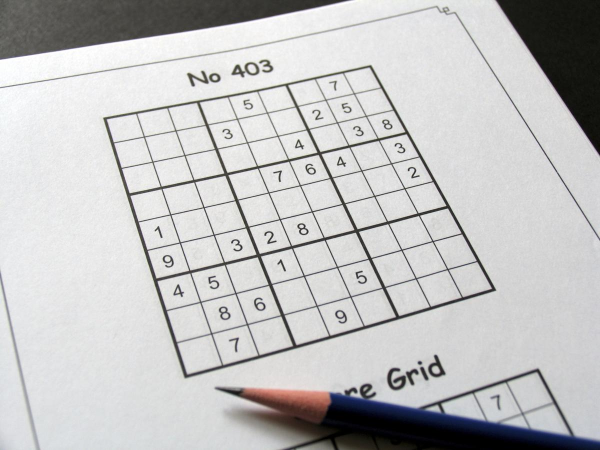
#> input picture samples/example8.jpg, 1200 x 900 px, found by its file name (shown at 1/2 size)
$ python test.py
#> lines starting #> are read from the running program, lines starting #| are printed output that depends on the picture; after the words box and inside, x2 and y2 are one past the last pixel; in counts of white or black regions, pixels touching at a corner belong together
#!/usr/bin/env python
# coding: utf-8

# In[4]:


import cv2
from matplotlib import pyplot as plt
import numpy as np
import operator


# In[5]:


# [7 lines left out: function plot_many_images, not called in this run]


# Returns distance between two coordinates

# In[6]:


def distance_between(p1, p2):
	a = p2[0] - p1[0]
	b = p2[1] - p1[1]
	return np.sqrt((a ** 2) + (b ** 2))


# In[7]:


# [12 lines left out: function display_points, not called in this run]


# In[8]:


def show_image(img, title = 'masaow'):
    cv2.namedWindow(title,cv2.WINDOW_NORMAL)
    cv2.resizeWindow(title, 600,600)
#     plt.imshow(img)
    cv2.imshow(title, img)
    cv2.waitKey(0)
    cv2.destroyAllWindows()


# In[9]:


def display_rects(img, rects, colour=(0, 0, 255)):
# 	img = convert_when_colour(colour, in_img.copy())
    c = 0
    for rect in rects:
        c += 1
        img = cv2.rectangle(img, tuple(int(x) for x in rect[0]), tuple(int(x) for x in rect[1]), colour)
    print(c)
    show_image(img)


# In[10]:


def show_digits(digits, colour=255):
	"""Shows list of 81 extracted digits in a grid format"""
	rows = []
	with_border = [cv2.copyMakeBorder(img.copy(), 1, 1, 1, 1, cv2.BORDER_CONSTANT, None, colour) for img in digits]
	for i in range(9):
		row = np.concatenate(with_border[i * 9:((i + 1) * 9)], axis=1)
		rows.append(row)
	show_image(np.concatenate(rows))


# In[11]:


# [7 lines left out: function convert_when_colour, not called in this run]


# function applying gaussian blurring, adaptive thresholding, inverting and dilating

# In[12]:


def preprocess_image(img, skip_dilate=False):
	output = cv2.GaussianBlur(img.copy(), (9, 9), 0)
	output = cv2.adaptiveThreshold(output, 255, cv2.ADAPTIVE_THRESH_GAUSSIAN_C,cv2.THRESH_BINARY, 11, 2)
	output = cv2.bitwise_not(output, output)

	if not skip_dilate:
		kernel = np.array([[0., 1., 0.], [1., 1., 1.], [0., 1., 0.]], np.uint8)
		output = cv2.dilate(output, kernel)
	return output


# Read sample sudoku Image

# In[13]:


img = cv2.imread("samples\example8.jpg", cv2.IMREAD_GRAYSCALE)
print(img)
#> (printed output is left out)

# After adaptive thresholding

# In[14]:


adaptiveThresholding = preprocess_image(img, True)
#> in preprocess_image, `output = cv2.adaptiveThreshold(output, 255, cv2.ADAPTIVE_THRESH_GAUSSI..`:
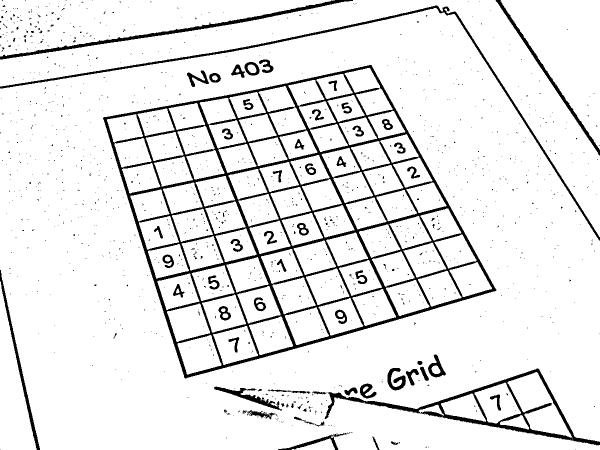
#> output: shape (900, 1200) (shown at 1/2 size); 91.4% white; 1280 black regions (1210 under 20 px), largest, box (x1, y1, x2, y2) and area: (206, 130, 993, 757) 51362, (649, 737, 1200, 891) 8159, (0, 11, 1200, 481) 6526
#> in preprocess_image, `output = cv2.bitwise_not(output, output)`:
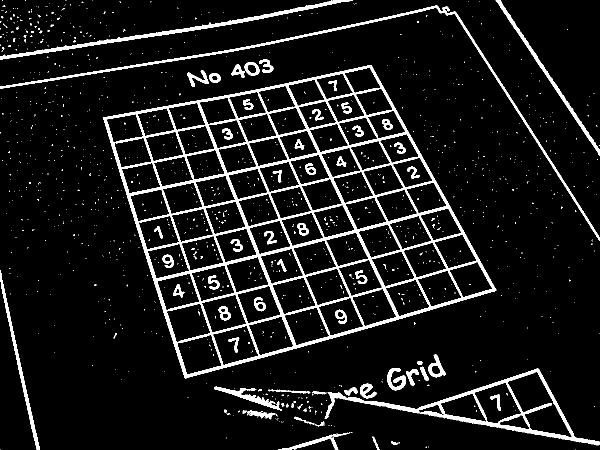
#> output: shape (900, 1200) (shown at 1/2 size); 8.6% white; 1280 white regions (1210 under 20 px)
print(img.ndim)
#| 2
print(adaptiveThresholding.ndim)
#| 2
# show_image(adaptiveThresholding, 'adaptive thresholding')


# finding the external countors and printing the one with the maximum area

# In[15]:


def find_corners_and_show_contour():
    global adaptiveThresholding
    contours, h = cv2.findContours(adaptiveThresholding.copy(), cv2.RETR_EXTERNAL, cv2.CHAIN_APPROX_SIMPLE)
    contours = sorted(contours, key=cv2.contourArea, reverse=True)
    adaptiveThresholding = cv2.cvtColor(adaptiveThresholding, cv2.COLOR_GRAY2RGB)
    polygon = contours[0]
    ourGrid = cv2.drawContours(adaptiveThresholding.copy(), [polygon] , -1, (255,0,0), 2)
    show_image(ourGrid,'contour with largest area')

    bottom_right, _ = max(enumerate([pt[0][0] + pt[0][1] for pt in polygon]), key=operator.itemgetter(1))
    top_left, _ = min(enumerate([pt[0][0] + pt[0][1] for pt in polygon]), key=operator.itemgetter(1))
    bottom_left, _ = min(enumerate([pt[0][0] - pt[0][1] for pt in polygon]), key=operator.itemgetter(1))
    top_right, _ = max(enumerate([pt[0][0] - pt[0][1] for pt in polygon]), key=operator.itemgetter(1))

    return [polygon[top_left][0], polygon[top_right][0], polygon[bottom_right][0], polygon[bottom_left][0]]


# Show the corners of the grid

# In[16]:


def display_points(in_img, points, radius=5, colour=(0, 0, 255)):
	img = in_img.copy()
	if len(colour) == 3:
		if len(img.shape) == 2:
			img = cv2.cvtColor(img, cv2.COLOR_GRAY2BGR)
		elif img.shape[2] == 1:
			img = cv2.cvtColor(img, cv2.COLOR_GRAY2BGR)

	for point in points:
		img = cv2.circle(img, tuple(int(x) for x in point), radius, colour, -1)
	show_image(img, 'Look at grid')


# Finding the corner points of the contour

# In[17]:


corners = find_corners_and_show_contour()
#> in find_corners_and_show_contour, `contours, h = cv2.findContours(adaptiveThresholding.copy(), cv2.RETR_E..`: contours = 819 contours, 788 with area under 20; largest, box (x1, y1, x2, y2) and area: (206, 130, 993, 757) 310748, (649, 737, 1200, 891) 23342, (0, 11, 1200, 481) 5135, (0, 0, 706, 119) 3878, (991, 0, 1200, 311) 2120; h = 819 rows, first 6: [1, -1, -1, -1], [2, 0, -1, -1], [3, 1, -1, -1], [4, 2, -1, -1], [5, 3, -1, -1], [6, 4, -1, -1]
#> in find_corners_and_show_contour, `polygon = contours[0]`: polygon = contour of 1289 points, box (x1, y1, x2, y2) (206, 130, 993, 757), area 310748
#> in find_corners_and_show_contour, `bottom_right, _ = max(enumerate([pt[0][0] + pt[0][1] for pt in polygon..`: bottom_right = 887
#> in find_corners_and_show_contour, `top_left, _ = min(enumerate([pt[0][0] + pt[0][1] for pt in polygon]), ..`: top_left = 210
#> in find_corners_and_show_contour, `bottom_left, _ = min(enumerate([pt[0][0] - pt[0][1] for pt in polygon]..`: bottom_left = 535
#> in find_corners_and_show_contour, `top_right, _ = max(enumerate([pt[0][0] - pt[0][1] for pt in polygon]),..`: top_right = 1287
#> corners = [[206, 235], [743, 131], [991, 581], [368, 754]]


# In[18]:


display_points(adaptiveThresholding, corners)
#> the loop in display_points, `for point in points:` made 4 passes
#> pass 1, in display_points, `img = cv2.circle(img, tuple(int(x) for x in point), radius, colour, -1)`:
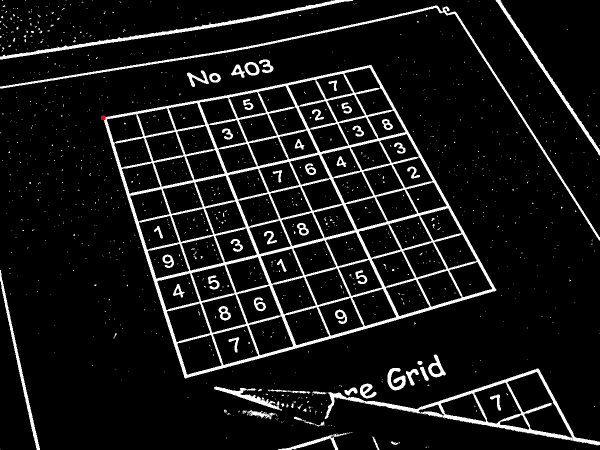
#> img: shape (900, 1200, 3) (shown at 1/2 size); mean B, G, R 22, 22, 22.1
print(adaptiveThresholding.ndim)
#| 3


# the functions crops the required image of sudoku and return bird-eye view of sudoku

# In[19]:


def crop_and_warp(img, crop_rect):

	top_left, top_right, bottom_right, bottom_left = crop_rect[0], crop_rect[1], crop_rect[2], crop_rect[3]

	src = np.array([top_left, top_right, bottom_right, bottom_left], dtype='float32')

	side = max([
		distance_between(bottom_right, top_right),
		distance_between(top_left, bottom_left),
		distance_between(bottom_right, bottom_left),
		distance_between(top_left, top_right)
	])

	dst = np.array([[0, 0], [side - 1, 0], [side - 1, side - 1], [0, side - 1]], dtype='float32')
	m = cv2.getPerspectiveTransform(src, dst)
	return cv2.warpPerspective(img, m, (int(side), int(side)))


# In[20]:


sudokuCropped = crop_and_warp(adaptiveThresholding, corners)
#> in crop_and_warp, `top_left, top_right, bottom_right, bottom_left = crop_rect[0], crop_re..`: top_left = [206, 235]; top_right = [743, 131]; bottom_right = [991, 581]; bottom_left = [368, 754]
#> in crop_and_warp, `src = np.array([top_left, top_right, bottom_right, bottom_left], dtype..`: src = [[206, 235], [743, 131], [991, 581], [368, 754]]
#> in distance_between, `a = p2[0] - p1[0]`: a = -248
#> in distance_between, `b = p2[1] - p1[1]`: b = -450
#> in crop_and_warp, `side = max([ distance_between(bottom_right, top_right), distance_betwe..`: side = 646.6
#> in crop_and_warp, `dst = np.array([[0, 0], [side - 1, 0], [side - 1, side - 1], [0, side ..`: dst = [[0, 0], [645.6, 0], [645.6, 645.6], [0, 645.6]]
#> in crop_and_warp, `m = cv2.getPerspectiveTransform(src, dst)`: m = [[1.14, -0.356, -151.3], [0.3, 1.55, -426.2], [-7.33e-05, 0.000463, 1]]
print(sudokuCropped.ndim)
#| 3


# In[21]:


show_image(sudokuCropped, 'final Output')


# In[22]:


def infer_grid(img):
    squares = []
    side = img.shape[:1]
    side = side[0] / 9
    for j in range(9):
        for i in range(9):
            p1 = (i * side, j * side)  # Top left corner of a bounding box
            p2 = ((i + 1) * side, (j + 1) * side)  # Bottom right corner of bounding box
            squares.append((p1, p2))
    return squares


# In[23]:


squares = infer_grid(sudokuCropped)
#> squares = 81 items
print(len(squares))
#| 81


# Display 9* 9 square grids

# In[24]:


display_rects(sudokuCropped, squares)
#> the loop in display_rects, `for rect in rects:` made 81 passes
#> rect on passes 1 to 8: ((0, 0), (71.78, 71.78)), ((71.78, 0), (143.6, 71.78)), ((143.6, 0), (215.3, 71.78)), ((215.3, 0), (287.1, 71.78)), ((287.1, 0), (358.9, 71.78)), ((358.9, 0), (430.7, 71.78)), ((430.7, 0), (502.4, 71.78)), ((502.4, 0), (574.2, 71.78))
#> after the loop in display_rects, `for rect in rects:`:
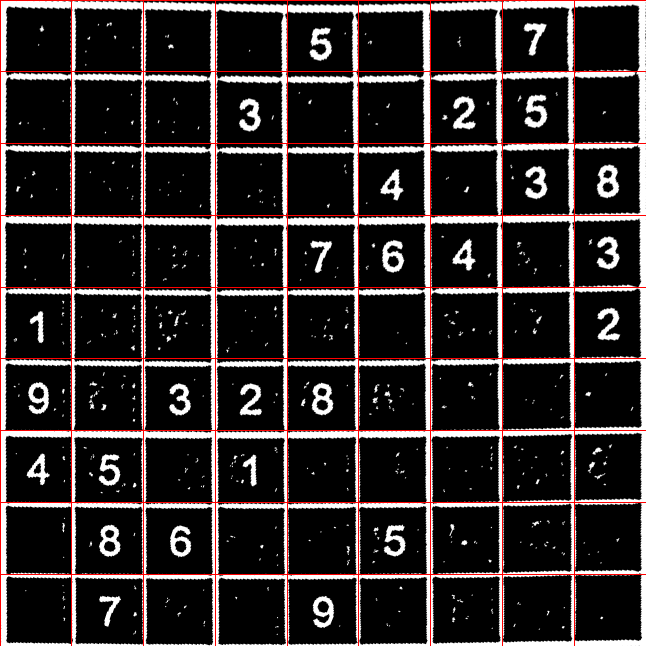
#> img: shape (646, 646, 3); mean B, G, R 42.9, 42.9, 50
#> after the loop in display_rects, `for rect in rects:`: c = 81
#| 81
print(adaptiveThresholding.ndim)
#| 3


# From here digit extraction begins and also picking up the digit present in 1*1 grid is present any assuming it to be of largest area

# In[25]:


def cut_from_rect(img, rect):
    return img[int(rect[0][1]):int(rect[1][1]), int(rect[0][0]):int(rect[1][0])]


# In[26]:


def scale_and_centre(img, size, margin=0, background=0):
    h, w = img.shape[:2]
    def centre_pad(length):
        if length % 2 == 0:
            side1 = int((size - length) / 2)
            side2 = side1
        else:
            side1 = int((size - length) / 2)
            side2 = side1 + 1
        return side1, side2

    def scale(r, x):
        return int(r * x)

    if h > w:
        t_pad = int(margin / 2)
        b_pad = t_pad
        ratio = (size - margin) / h
        w, h = scale(ratio, w), scale(ratio, h)
        l_pad, r_pad = centre_pad(w)
    else:
        l_pad = int(margin / 2)
        r_pad = l_pad
        ratio = (size - margin) / w
        w, h = scale(ratio, w), scale(ratio, h)
        t_pad, b_pad = centre_pad(h)

    img = cv2.resize(img, (w, h))
    img = cv2.copyMakeBorder(img, t_pad, b_pad, l_pad, r_pad, cv2.BORDER_CONSTANT, None, background)
    return cv2.resize(img, (size, size))


# In[27]:


def find_largest_feature(inp_img, scan_tl=None, scan_br=None):
	"""
	Uses the fact the `floodFill` function returns a bounding box of the area it filled to find the biggest
	connected pixel structure in the image. Fills this structure in white, reducing the rest to black.
	"""
	img = inp_img.copy()  # Copy the image, leaving the original untouched
	height, width = img.shape[:2]

	max_area = 0
	seed_point = (None, None)

	if scan_tl is None:
		scan_tl = [0, 0]

	if scan_br is None:
		scan_br = [width, height]

	# Loop through the image
	for x in range(scan_tl[0], scan_br[0]):
		for y in range(scan_tl[1], scan_br[1]):
			# Only operate on light or white squares
			if img.item(y, x) == 255 and x < width and y < height:  # Note that .item() appears to take input as y, x
				area = cv2.floodFill(img, None, (x, y), 64)
				if area[0] > max_area:  # Gets the maximum bound area which should be the grid
					max_area = area[0]
					seed_point = (x, y)

	# Colour everything grey (compensates for features outside of our middle scanning range
	for x in range(width):
		for y in range(height):
			if img.item(y, x) == 255 and x < width and y < height:
				cv2.floodFill(img, None, (x, y), 64)

	mask = np.zeros((height + 2, width + 2), np.uint8)  # Mask that is 2 pixels bigger than the image

	# Highlight the main feature
	if all([p is not None for p in seed_point]):
		cv2.floodFill(img, mask, seed_point, 255)

	top, bottom, left, right = height, 0, width, 0

	for x in range(width):
		for y in range(height):
			if img.item(y, x) == 64:  # Hide anything that isn't the main feature
				cv2.floodFill(img, mask, (x, y), 0)

			# Find the bounding parameters
			if img.item(y, x) == 255:
				top = y if y < top else top
				bottom = y if y > bottom else bottom
				left = x if x < left else left
				right = x if x > right else right

	bbox = [[left, top], [right, bottom]]
	return img, np.array(bbox, dtype='float32'), seed_point


# In[28]:


def extract_digit(img, rect, size):
    digit = cut_from_rect(img, rect)
    h, w = digit.shape[:2]
    margin = int(np.mean([h, w]) / 2.5)
    _, bbox, seed = find_largest_feature(digit, [margin, margin], [w - margin, h - margin])
    digit = cut_from_rect(digit, bbox)

    w = bbox[1][0] - bbox[0][0]
    h = bbox[1][1] - bbox[0][1]

    if w > 0 and h > 0 and (w * h) > 100 and len(digit) > 0:
        return scale_and_centre(digit, size, 4)
    else:
        return np.zeros((size, size), np.uint8)


# In[29]:


def get_digits(img, squares, size):
	digits = []
	for square in squares:
		digits.append(extract_digit(img, square, size))
	return digits


# In[30]:


sudokuCropped = cv2.cvtColor(sudokuCropped, cv2.COLOR_BGR2GRAY)
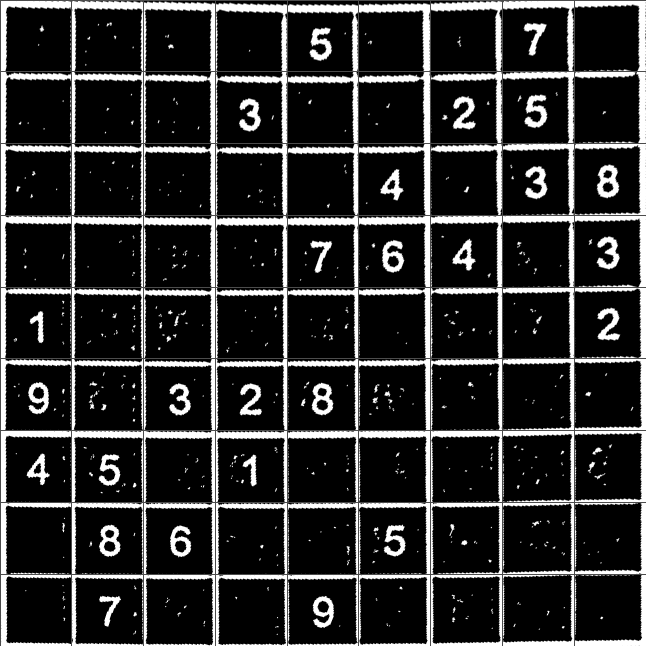
#> sudokuCropped: shape (646, 646); min 0, max 255, mean 45
digits = get_digits(sudokuCropped, squares, 28)
#> the loop in get_digits, `for square in squares:` made 81 passes
#> square on passes 36 to 43: ((574.2, 215.3), (646, 287.1)), ((0, 287.1), (71.78, 358.9)), ((71.78, 287.1), (143.6, 358.9)), ((143.6, 287.1), (215.3, 358.9)), ((215.3, 287.1), (287.1, 358.9)), ((287.1, 287.1), (358.9, 358.9)), ((358.9, 287.1), (430.7, 358.9)), ((430.7, 287.1), (502.4, 358.9))
#> pass 1, in extract_digit, `digit = cut_from_rect(img, rect)`:
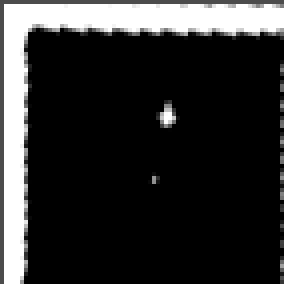
#> digit: shape (71, 71) (shown 4 times larger); min 0, max 255, mean 45.4


# In[32]:


show_digits(digits)
#> in show_image (call 5), `cv2.imshow(title, img)`:
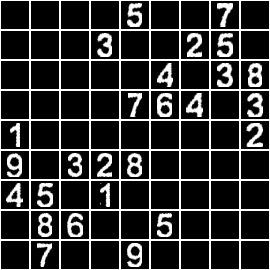
#> window 'masaow': shape (270, 270); min 0, max 255, mean 50.1


# In[40]:


for i in range(28):
    for j in range(28):
        if digits[0][i][j] :
            print(digits[0][i][j])


# %%

$ run again, with samples/example4.jpg copied over samples/example8.jpg
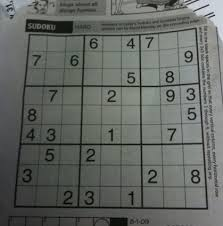
#> input picture samples/example4.jpg, 223 x 226 px, found by its file name
#> (printed output is left out)
#| 2
#| 2
#> in find_corners_and_show_contour, `contours, h = cv2.findContours(adaptiveThresholding.copy(), cv2.RETR_E..`: contours = 61 contours, 37 with area under 20; largest, box (x1, y1, x2, y2) and area: (13, 27, 209, 211) 29332, (99, 3, 216, 31) 745, (25, 19, 74, 34) 540, (211, 23, 223, 103) 166, (41, 216, 106, 226) 158; h = 61 rows, first 6: [1, -1, -1, -1], [2, 0, -1, -1], [3, 1, -1, -1], [4, 2, -1, -1], [5, 3, -1, -1], [6, 4, -1, -1]
#> adaptiveThresholding: shape (226, 223, 3); 25.2% white; 161 white regions (90 under 20 px), largest, box (x1, y1, x2, y2) and area: (13, 27, 209, 211) 5188, (99, 3, 216, 31) 857, (25, 19, 74, 34) 469
#> polygon = contour of 168 points, box (x1, y1, x2, y2) (13, 27, 209, 211), area 29332
#> in find_corners_and_show_contour, `bottom_right, _ = max(enumerate([pt[0][0] + pt[0][1] for pt in polygon..`: bottom_right = 120
#> in find_corners_and_show_contour, `top_left, _ = min(enumerate([pt[0][0] + pt[0][1] for pt in polygon]), ..`: top_left = 55
#> in find_corners_and_show_contour, `bottom_left, _ = min(enumerate([pt[0][0] - pt[0][1] for pt in polygon]..`: bottom_left = 96
#> in find_corners_and_show_contour, `top_right, _ = max(enumerate([pt[0][0] - pt[0][1] for pt in polygon]),..`: top_right = 166
#> corners = [[29, 35], [197, 29], [208, 209], [13, 206]]
#> the loop in display_points, `for point in points:` made 4 passes
#| 3
#> in crop_and_warp, `top_left, top_right, bottom_right, bottom_left = crop_rect[0], crop_re..`: top_left = [29, 35]; top_right = [197, 29]; bottom_right = [208, 209]; bottom_left = [13, 206]
#> src = [[29, 35], [197, 29], [208, 209], [13, 206]]
#> a = -11
#> b = -180
#> in crop_and_warp, `side = max([ distance_between(bottom_right, top_right), distance_betwe..`: side = 195
#> dst = [[0, 0], [194, 0], [194, 194], [0, 194]]
#> m = [[1.27, 0.119, -41.03], [0.0492, 1.38, -49.6], [0.000347, 0.000992, 1]]
#| 3
#> squares = 81 items
#| 81
#> the loop in display_rects, `for rect in rects:` made 81 passes
#> rect on passes 1 to 8: ((0, 0), (21.67, 21.67)), ((21.67, 0), (43.33, 21.67)), ((43.33, 0), (65, 21.67)), ((65, 0), (86.67, 21.67)), ((86.67, 0), (108.3, 21.67)), ((108.3, 0), (130, 21.67)), ((130, 0), (151.7, 21.67)), ((151.7, 0), (173.3, 21.67))
#> after the loop in display_rects, `for rect in rects:`:
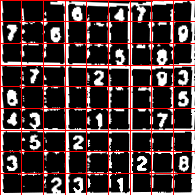
#> img: shape (195, 195, 3); mean B, G, R 54.2, 54.2, 77.2
#> after the loop in display_rects, `for rect in rects:`: c = 81
#| 81
#| 3
#> the loop in get_digits, `for square in squares:` made 81 passes
#> square on passes 1, 2, 3, 5, 8: ((0, 0), (21.67, 21.67)), ((21.67, 0), (43.33, 21.67)), ((43.33, 0), (65, 21.67)), ((86.67, 0), (108.3, 21.67)), ((151.7, 0), (173.3, 21.67))
#> in show_image (call 5), `cv2.imshow(title, img)`:
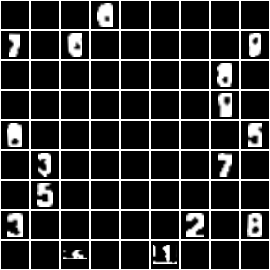
#> window 'masaow': shape (270, 270); min 0, max 255, mean 46.3
